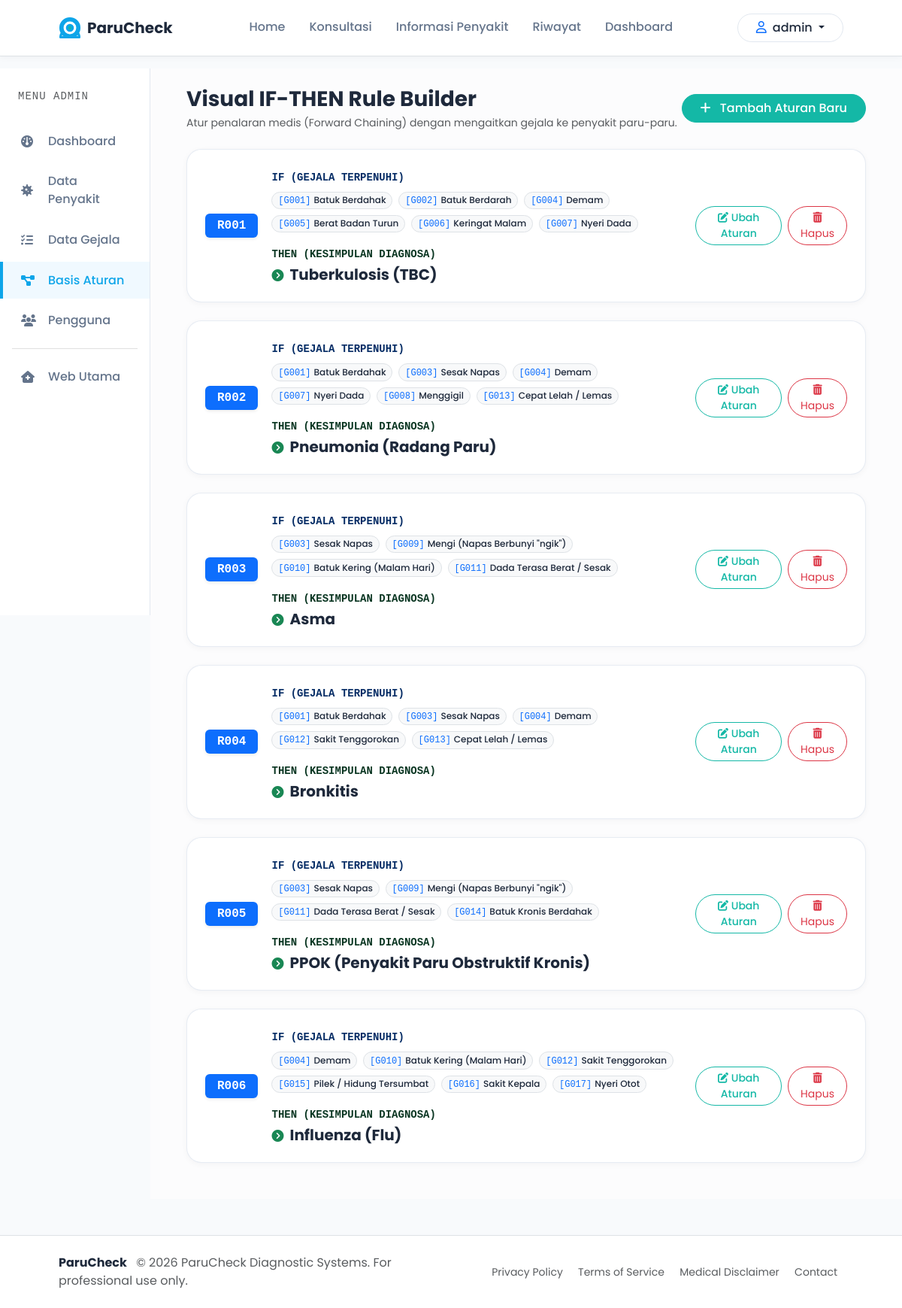
/admin/rules (signed in), run on the app's committed database.
### models/__init__.py (models this page shows, shortened)
class User(db.Model, UserMixin):
    __tablename__ = 'user'
    id = db.Column(db.Integer, primary_key=True)
    username = db.Column(db.String(150), unique=True, nullable=False)
    email = db.Column(db.String(150), unique=True, nullable=False)
    password_hash = db.Column(db.String(256), nullable=False)
    role = db.Column(db.String(50), default='patient')  # 'admin' or 'patient'
    status = db.Column(db.String(50), default='active')  # 'active' or 'inactive'
    created_at = db.Column(db.DateTime, default=datetime.utcnow)
    diagnoses = db.relationship('DiagnosisHistory', backref='user', lazy=True)

class Rule(db.Model):
    __tablename__ = 'rule'
    id = db.Column(db.Integer, primary_key=True)
    code = db.Column(db.String(50), unique=True, nullable=False)  # e.g., R001
    disease_id = db.Column(db.Integer, db.ForeignKey('disease.id', ondelete='CASCADE'), nullable=False)
    created_at = db.Column(db.DateTime, default=datetime.utcnow)
    symptoms = db.relationship('Symptom', secondary=rule_symptoms, lazy='subquery',
                               backref=db.backref('rules', lazy=True))

class Symptom(db.Model):
    __tablename__ = 'symptom'
    id = db.Column(db.Integer, primary_key=True)
    code = db.Column(db.String(50), unique=True, nullable=False)  # e.g., G001
    name = db.Column(db.String(255), nullable=False)
    category = db.Column(db.String(100), nullable=True)  # e.g., 'Umum', 'Pernapasan'
    created_at = db.Column(db.DateTime, default=datetime.utcnow)

class Disease(db.Model):
    __tablename__ = 'disease'
    id = db.Column(db.Integer, primary_key=True)
    code = db.Column(db.String(50), unique=True, nullable=False)  # e.g., P001
    name = db.Column(db.String(255), nullable=False)
    description = db.Column(db.Text, nullable=False)
    causes = db.Column(db.Text, nullable=True)
    treatment = db.Column(db.Text, nullable=True)
    prevention = db.Column(db.Text, nullable=True)
    created_at = db.Column(db.DateTime, default=datetime.utcnow)
    rules = db.relationship('Rule', backref='disease', cascade='all, delete-orphan', lazy=True)
    diagnoses = db.relationship('DiagnosisHistory', backref='disease', lazy=True)

### routes/admin.py (the view)
@admin_bp.route('/rules')
@login_required
@admin_required
def rules():
    all_rules = Rule.query.order_by(Rule.code.asc()).all()
    return render_template('admin/rules/list.html', rules=all_rules)

### routes/admin.py (called while the page is built)
def admin_required(f):
    @wraps(f)
    def decorated_function(*args, **kwargs):
        if not current_user.is_authenticated or current_user.role != 'admin':
            flash('Akses ditolak. Halaman ini hanya untuk administrator.', 'danger')
            return redirect(url_for('main.home'))
        return f(*args, **kwargs)
    return decorated_function

### templates/admin/rules/list.html (shortened to what this page needs)
{% extends "base.html" %}
{% block content %}
<div class="container-fluid px-0">
    <div class="row g-0">
        <div class="col-lg-2">
            <div class="admin-sidebar py-4">
                <div class="px-4 mb-4">
                    <span class="text-uppercase font-monospace text-muted small" style="letter-spacing:1px;">MENU ADMIN</span>
                </div>
                <nav class="d-flex flex-column gap-1">
                    <a href="{{ url_for('admin.dashboard') }}" class="sidebar-link">
                        <i class="fa-solid fa-gauge me-3"></i> Dashboard
                    </a>
                    <a href="{{ url_for('admin.diseases') }}" class="sidebar-link">
                        <i class="fa-solid fa-virus me-3"></i> Data Penyakit
                    </a>
                    <a href="{{ url_for('admin.symptoms') }}" class="sidebar-link">
                        <i class="fa-solid fa-list-check me-3"></i> Data Gejala
                    </a>
                    <a href="{{ url_for('admin.rules') }}" class="sidebar-link active">
                        <i class="fa-solid fa-diagram-project me-3"></i> Basis Aturan
                    </a>
                    <a href="{{ url_for('admin.users') }}" class="sidebar-link">
                        <i class="fa-solid fa-users me-3"></i> Pengguna
                    </a>
                    <hr class="mx-3 my-2 text-black-50">
                    <a href="{{ url_for('main.home') }}" class="sidebar-link">
                        <i class="fa-solid fa-house-medical me-3"></i> Web Utama
                    </a>
                </nav>
            </div>
        </div>
        <div class="col-lg-10 bg-light-subtle px-4 px-md-5 py-4">
            <div class="d-flex flex-wrap justify-content-between align-items-center mb-4">
                <div>
                    <h3 class="fw-bold text-slate mb-1">Visual IF-THEN Rule Builder</h3>
                    <p class="text-muted small mb-0">Atur penalaran medis (Forward Chaining) dengan mengaitkan gejala ke penyakit paru-paru.</p>
                </div>
                <a href="{{ url_for('admin.rule_add') }}" class="btn btn-teal rounded-pill px-4">
                    <i class="fa-solid fa-plus me-2"></i> Tambah Aturan Baru
                </a>
            </div>
            <div class="d-flex flex-column gap-4 mb-4">
                {% if rules %}
                    {% for r in rules %}
                        <div class="card card-modern p-4">
                            <div class="row align-items-center g-3">
                                <div class="col-md-2 col-lg-1 border-end-md text-center text-md-start">
                                    <span class="badge bg-primary text-white font-monospace rounded px-3 py-2 fs-6 shadow-sm">{{ r.code }}</span>
                                </div>
                                <div class="col-md-7 col-lg-8 ps-md-4">
                                    <div class="mb-2">
                                        <span class="text-uppercase font-monospace text-primary-emphasis small fw-bold">IF (Gejala Terpenuhi)</span>
                                    </div>
                                    <div class="d-flex flex-wrap gap-2 mb-3">
                                        {% for s in r.symptoms %}
                                            <span class="badge bg-light text-slate border rounded-pill px-2.5 py-1.5 small" style="font-weight: 500;">
                                                <span class="font-monospace text-primary me-1">[{{ s.code }}]</span>{{ s.name }}
                                            </span>
                                        {% endfor %}
                                    </div>
                                    <div>
                                        <span class="text-uppercase font-monospace text-success-emphasis small fw-bold">THEN (Kesimpulan Diagnosa)</span>
                                        <div class="h5 fw-bold text-slate mt-1 mb-0">
                                            <i class="fa-solid fa-circle-chevron-right text-success me-2 fs-6"></i>{{ r.disease.name }}
                                        </div>
                                    </div>
                                </div>
                                <div class="col-md-3 border-start-md text-center">
                                    <div class="d-flex justify-content-center gap-2">
                                        <a href="{{ url_for('admin.rule_edit', id=r.id) }}" class="btn btn-outline-teal btn-sm rounded-pill px-3">
                                            <i class="fa-solid fa-pen-to-square"></i> Ubah Aturan
                                        </a>
                                        <form action="{{ url_for('admin.rule_delete', id=r.id) }}" method="POST" onsubmit="return confirm('Apakah Anda yakin ingin menghapus aturan logika ini?');">
                                            <button type="submit" class="btn btn-outline-danger btn-sm rounded-pill px-3">
                                                <i class="fa-solid fa-trash-can"></i> Hapus
                                            </button>
                                        </form>
                                    </div>
                                </div>
                            </div>
                        </div>
                    {% endfor %}
                {% else %}
                    <div class="card card-modern p-5 text-center text-muted">
                        <i class="fa-solid fa-diagram-project display-4 mb-3 d-block text-black-50"></i>
                        <h5>Belum Ada Aturan Logika Terdaftar</h5>
                        <p class="mb-0">Tambahkan aturan IF-THEN baru untuk mengaktifkan diagnosis expert system.</p>
                    </div>
                {% endif %}
            </div>
        </div>
    </div>
</div>
{% endblock %}

### templates/base.html (shortened to what this page needs)
<!DOCTYPE html>
<html lang="id">
<head>
    <link href="https://cdn.jsdelivr.net/npm/bootstrap@5.3.2/dist/css/bootstrap.min.css" rel="stylesheet">
    <link rel="stylesheet" href="https://cdnjs.cloudflare.com/ajax/libs/font-awesome/6.4.2/css/all.min.css">
    <link rel="stylesheet" href="{{ url_for('static', filename='css/style.css') }}">
</head>
<body>
    <nav class="navbar navbar-expand-lg navbar-light bg-white border-bottom py-3 sticky-top">
        <div class="container px-md-5">
            <a class="navbar-brand d-flex align-items-center" href="{{ url_for('main.home') }}">
                <span class="logo-text fw-bold text-slate">ParuCheck</span>
            </a>
            <div class="collapse navbar-collapse" id="navbarNav">
                <ul class="navbar-nav mx-auto">
                    <li class="nav-item px-2">
                        <a class="nav-link {% if request.path == '/' %}active-link{% endif %}" href="{{ url_for('main.home') }}">Home</a>
                    </li>
                    <li class="nav-item px-2">
                        <a class="nav-link {% if request.path == '/consultation' %}active-link{% endif %}" href="{{ url_for('main.consultation') }}">Konsultasi</a>
                    </li>
                    <li class="nav-item px-2">
                        <a class="nav-link {% if request.path == '/diseases' %}active-link{% endif %}" href="{{ url_for('main.diseases') }}">Informasi Penyakit</a>
                    </li>
                    {% if current_user.is_authenticated %}
                    <li class="nav-item px-2">
                        <a class="nav-link {% if request.path == '/history' %}active-link{% endif %}" href="{{ url_for('main.history') }}">Riwayat</a>
                    </li>
                    {% if current_user.role == 'admin' %}
                    <li class="nav-item px-2">
                        <a class="nav-link" href="{{ url_for('admin.dashboard') }}">Dashboard</a>
                    </li>
                    {% endif %}
                    {% endif %}
                </ul>
                <div class="d-flex align-items-center">
                    {% if current_user.is_authenticated %}
                        <div class="dropdown">
                            <button class="btn btn-outline-slate dropdown-toggle rounded-pill px-4" type="button" id="userDropdown" data-bs-toggle="dropdown" aria-expanded="false">
                                <i class="fa-regular fa-user me-2 text-primary"></i>{{ current_user.username }}
                            </button>
                        </div>
                    {% else %}
                        <a href="{{ url_for('auth.login') }}" class="btn btn-teal rounded-pill px-4 shadow-sm text-white">Sign In</a>
                    {% endif %}
                </div>
            </div>
        </div>
    </nav>
    <main class="min-vh-100 pb-5">
        {% block content %}{% endblock %}
    </main>
    <footer class="bg-white border-top py-4 mt-auto">
        <div class="container px-md-5">
            <div class="row align-items-center justify-content-between text-center text-md-start">
                <div class="col-md-6 mb-3 mb-md-0">
                    <span class="fw-bold text-slate">ParuCheck</span>
                    <span class="text-muted ms-2">© 2026 ParuCheck Diagnostic Systems. For professional use only.</span>
                </div>
                <div class="col-md-6 text-md-end">
                    <a href="#" class="text-muted text-decoration-none mx-2 small">Privacy Policy</a>
                    <a href="#" class="text-muted text-decoration-none mx-2 small">Terms of Service</a>
                    <a href="#" class="text-muted text-decoration-none mx-2 small">Medical Disclaimer</a>
                    <a href="#" class="text-muted text-decoration-none mx-2 small">Contact</a>
                </div>
            </div>
        </div>
    </footer>
</body>
</html>

### static/css/style.css (style rules this page uses)
:root { --primary: #0EA5E9; --primary-hover: #0284C7; --secondary: #14B8A6; --secondary-hover: #0D9488; --background: #F8FAFC; --text-dark: #1E293B; --text-muted: #64748B; --white: #FFFFFF; --success: #22C55E; --warning: #F59E0B; --danger: #EF4444; --font-sans: 'Poppins', sans-serif; --shadow-sm: 0 2px 8px rgba(15, 23, 42, 0.04); --shadow-md: 0 8px 24px rgba(15, 23, 42, 0.06); --shadow-lg: 0 16px 32px rgba(15, 23, 42, 0.08); }
body { font-family: var(--font-sans); background-color: var(--background); color: var(--text-dark); overflow-x: hidden; display: flex; flex-direction: column; min-vh-100: 100vh; }
h1, h2, h3, h4, h5, h6 { font-weight: 600; color: #0F172A; }
.text-slate { color: var(--text-dark); }
.navbar { box-shadow: var(--shadow-sm); }
.nav-link { color: var(--text-muted); font-weight: 500; transition: all 0.2s ease-in-out; border-bottom: 2px solid transparent; }
.btn-teal { background-color: var(--secondary); border-color: var(--secondary); color: var(--white); font-weight: 500; transition: all 0.2s ease-in-out; }
.btn-outline-teal { color: var(--secondary); border-color: var(--secondary); font-weight: 500; transition: all 0.2s ease-in-out; }
.btn-outline-slate { color: var(--text-dark); border-color: #E2E8F0; font-weight: 500; background-color: var(--white); transition: all 0.2s ease; }
.card-modern { background: var(--white); border: 1px solid rgba(226, 232, 240, 0.8); border-radius: 1.25rem; box-shadow: var(--shadow-sm); transition: all 0.3s cubic-bezier(0.4, 0, 0.2, 1); }
.admin-sidebar { background-color: var(--white); border-right: 1px solid #E2E8F0; min-height: calc(100vh - 73px); }
.sidebar-link { display: flex; align-items: center; padding: 0.8rem 1.5rem; color: var(--text-muted); text-decoration: none; font-weight: 500; border-left: 4px solid transparent; transition: all 0.2s ease; }
.sidebar-link.active { background-color: #F0F9FF; color: var(--primary); border-left-color: var(--primary); }
.sidebar-link i { width: 20px; }

### data on the page
User: username "admin"
Rule: code "R001", disease.name "Tuberkulosis (TBC)"
Symptom: code "G001", name "Batuk Berdahak"
Symptom: code "G002", name "Batuk Berdarah"
Symptom: code "G004", name "Demam"
Symptom: code "G005", name "Berat Badan Turun"
Symptom: code "G006", name "Keringat Malam"
Symptom: code "G007", name "Nyeri Dada"
Rule: code "R002", disease.name "Pneumonia (Radang Paru)"
Symptom: code "G003", name "Sesak Napas"
Symptom: code "G008", name "Menggigil"
Symptom: code "G013", name "Cepat Lelah / Lemas"
Rule: code "R003", disease.name "Asma"
Symptom: code "G009", name "Mengi (Napas Berbunyi \"ngik\")"
Symptom: code "G010", name "Batuk Kering (Malam Hari)"
Symptom: code "G011", name "Dada Terasa Berat / Sesak"
Rule: code "R004", disease.name "Bronkitis"
Symptom: code "G012", name "Sakit Tenggorokan"
Rule: code "R005", disease.name "PPOK (Penyakit Paru Obstruktif Kronis)"
Symptom: code "G014", name "Batuk Kronis Berdahak"
Rule: code "R006", disease.name "Influenza (Flu)"
Symptom: code "G015", name "Pilek / Hidung Tersumbat"
Symptom: code "G016", name "Sakit Kepala"
Symptom: code "G017", name "Nyeri Otot"
